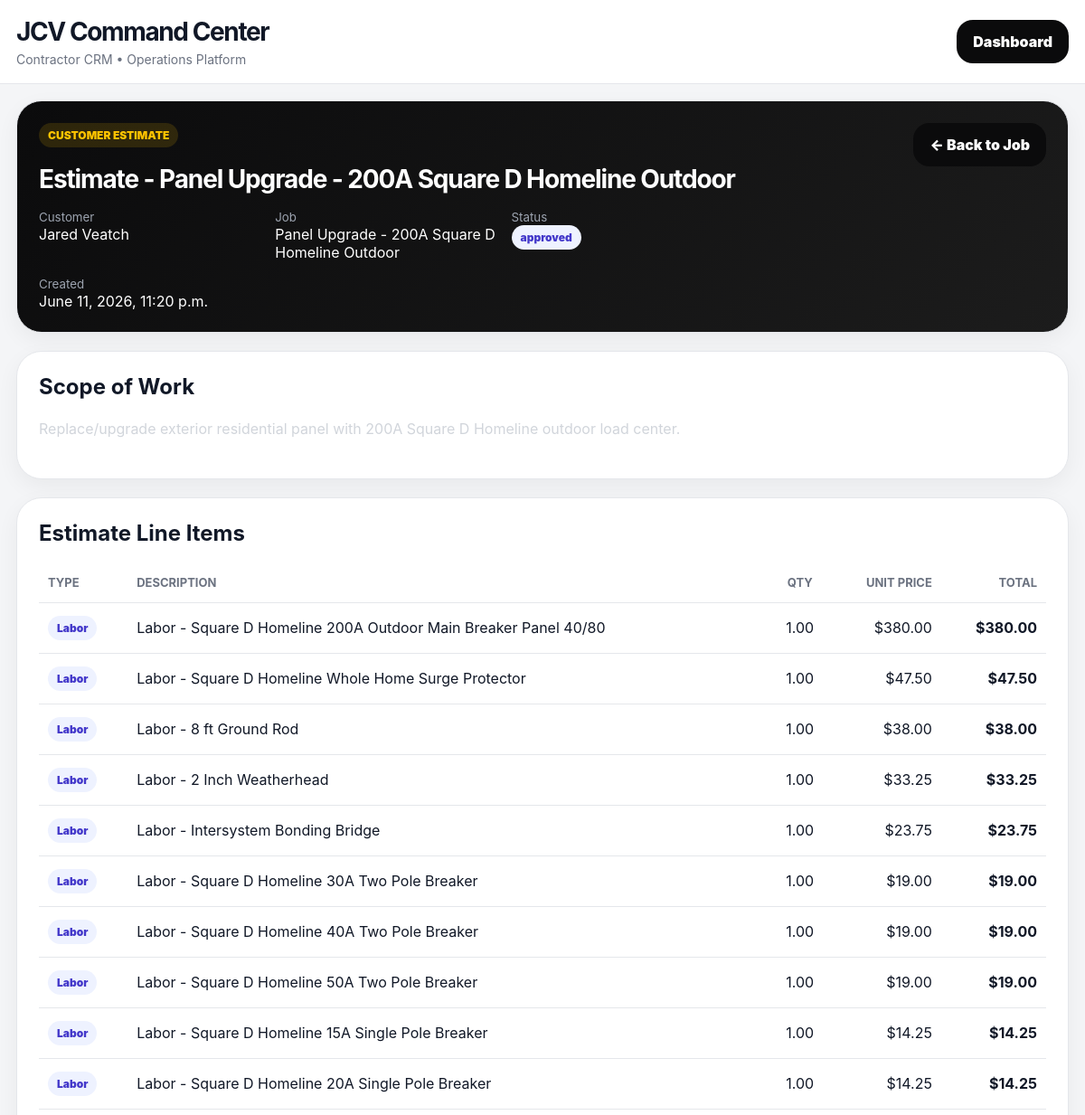
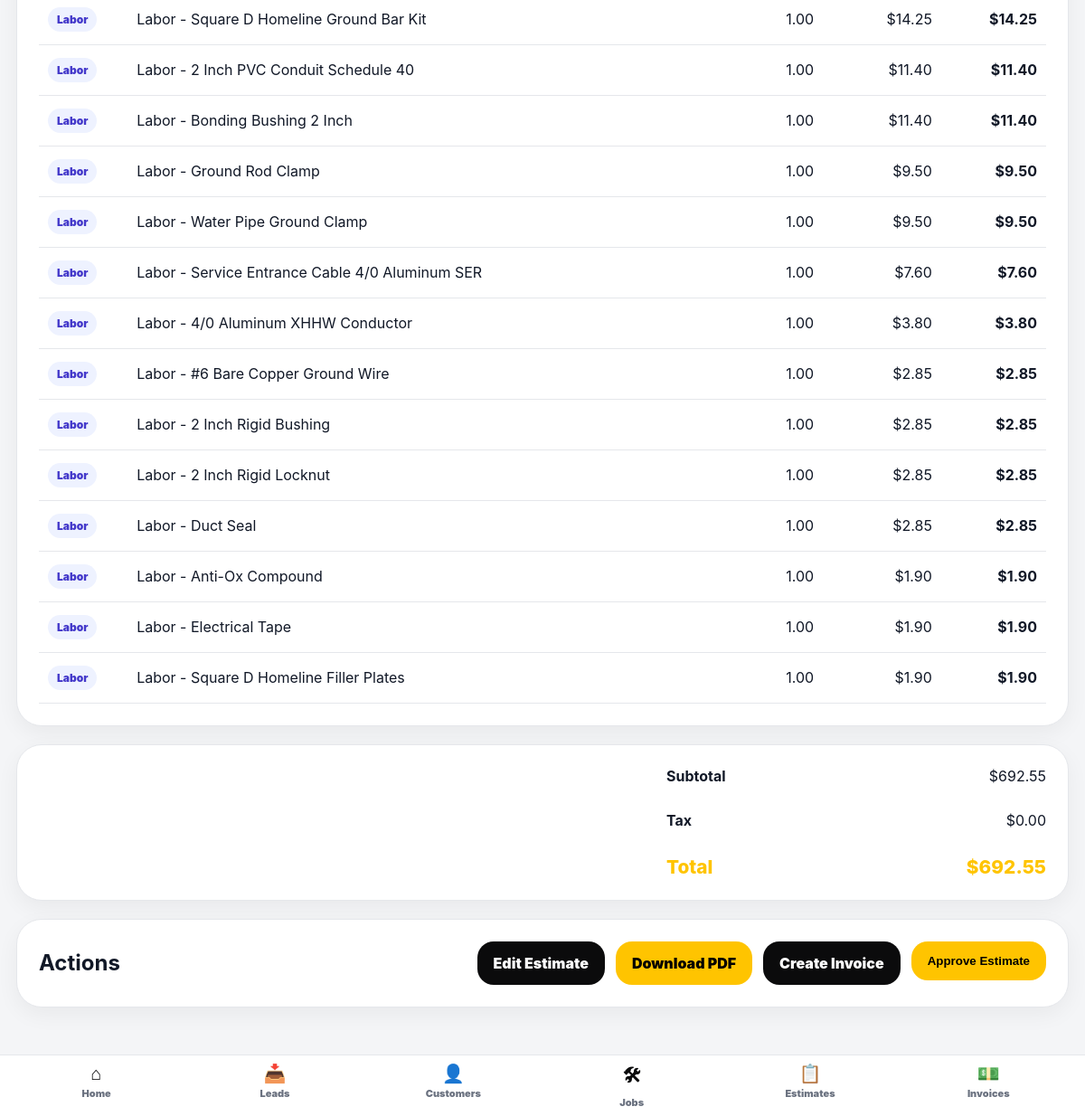
Page /estimates/2/ (signed in) on the committed database (2 pictures, top to bottom).
### core/models.py (models this page shows, shortened)
class Estimate(models.Model):
    STATUS_CHOICES = [
        ("draft", "Draft"),
        ("sent", "Sent"),
        ("approved", "Approved"),
        ("rejected", "Rejected"),
    ]
    job = models.ForeignKey(Job, on_delete=models.CASCADE, related_name="estimates")
    title = models.CharField(max_length=255)
    status = models.CharField(max_length=50, choices=STATUS_CHOICES, default="draft")
    scope_of_work = models.TextField(blank=True, null=True)
    exclusions = models.TextField(blank=True, null=True)
    terms = models.TextField(blank=True, null=True)
    subtotal = models.DecimalField(max_digits=10, decimal_places=2, default=0)
    tax = models.DecimalField(max_digits=10, decimal_places=2, default=0)
    total = models.DecimalField(max_digits=10, decimal_places=2, default=0)
    customer_signature_name = models.CharField(max_length=255, blank=True, null=True)
    signed_date = models.DateTimeField(blank=True, null=True)
    accepted_terms = models.BooleanField(default=False)
    created_at = models.DateTimeField(auto_now_add=True)
    class Meta:
        ordering = ["-created_at"]

class Job(models.Model):
    STATUS_CHOICES = [
        ("new", "New"),
        ("site_visit", "Site Visit"),
        ("estimate_needed", "Estimate Needed"),
        ("estimate_sent", "Estimate Sent"),
        ("approved", "Approved"),
        ("scheduled", "Scheduled"),
        ("in_progress", "In Progress"),
        ("waiting_parts", "Waiting on Parts"),
        ("completed", "Completed"),
        ("invoiced", "Invoiced"),
        ("paid", "Paid"),
        ("cancelled", "Cancelled"),
    ]
    PRIORITY_CHOICES = [
        ("low", "Low"),
        ("normal", "Normal"),
        ("high", "High"),
        ("urgent", "Urgent"),
    ]
    customer = models.ForeignKey(Customer, on_delete=models.CASCADE, related_name="jobs")
    template = models.ForeignKey(
        ServiceTemplate,
        on_delete=models.SET_NULL,
        blank=True,
        null=True,
        related_name="jobs",
    )
    title = models.CharField(max_length=255)
    status = models.CharField(max_length=50, choices=STATUS_CHOICES, default="new")
    priority = models.CharField(max_length=50, choices=PRIORITY_CHOICES, default="normal")
    assigned_to = models.CharField(max_length=255, blank=True, null=True)
    job_address = models.CharField(max_length=255, blank=True, null=True)
    description = models.TextField(blank=True, null=True)
    site_notes = models.TextField(blank=True, null=True)
    material_notes = models.TextField(blank=True, null=True)
    estimated_total_price = models.DecimalField(max_digits=10, decimal_places=2, default=0)
    scheduled_date = models.DateTimeField(blank=True, null=True)
    completed_at = models.DateTimeField(blank=True, null=True)
    created_at = models.DateTimeField(auto_now_add=True)
    class Meta:
        ordering = ["-created_at"]

class Customer(models.Model):
    CUSTOMER_TYPE_CHOICES = [
        ("residential", "Residential"),
        ("commercial", "Commercial"),
        ("industrial", "Industrial"),
    ]
    STATUS_CHOICES = [
        ("active", "Active"),
        ("inactive", "Inactive"),
        ("lead", "Lead"),
    ]
    name = models.CharField(max_length=255)
    company_name = models.CharField(max_length=255, blank=True, null=True)
    phone = models.CharField(max_length=50, blank=True, null=True)
    email = models.EmailField(blank=True, null=True)
    customer_type = models.CharField(
        max_length=50,
        choices=CUSTOMER_TYPE_CHOICES,
        default="residential",
    )
    status = models.CharField(
        max_length=50,
        choices=STATUS_CHOICES,
        default="active",
    )
    address = models.CharField(max_length=255, blank=True, null=True)
    city = models.CharField(max_length=100, blank=True, null=True)
    notes = models.TextField(blank=True, null=True)
    created_at = models.DateTimeField(auto_now_add=True)

class EstimateLineItem(models.Model):
    ITEM_TYPE_CHOICES = [
        ("material", "Material"),
        ("labor", "Labor"),
        ("service", "Service"),
        ("fee", "Fee"),
        ("discount", "Discount"),
    ]
    estimate = models.ForeignKey(Estimate, on_delete=models.CASCADE, related_name="line_items")
    item_type = models.CharField(max_length=50, choices=ITEM_TYPE_CHOICES, default="material")
    description = models.CharField(max_length=255)
    quantity = models.DecimalField(max_digits=10, decimal_places=2, default=1)
    unit_price = models.DecimalField(max_digits=10, decimal_places=2, default=0)
    total = models.DecimalField(max_digits=10, decimal_places=2, default=0)
    source_job_material = models.ForeignKey(
        JobMaterial,
        on_delete=models.SET_NULL,
        blank=True,
        null=True,
        related_name="estimate_line_items",
    )
    created_at = models.DateTimeField(auto_now_add=True)
    class Meta:
        verbose_name = "Estimate Line Item"
        verbose_name_plural = "Estimate Line Items"
        ordering = ["id"]

### core/estimate_views.py (the view)
@staff_member_required
def estimate_detail(request, estimate_id):
    estimate = get_object_or_404(Estimate, id=estimate_id)
    token = get_estimate_public_token(estimate)
    return render(request, "estimate_detail.html", {
        "estimate": estimate,
        "line_items": estimate.line_items.all().order_by("item_type", "-total", "description"),
        "public_estimate_url": build_absolute_url(request, f"/estimates/public/{token}/"),
        "public_token": token,
        **estimate_summary_totals(estimate),
    })

### core/estimate_views.py (called while the page is built)
def get_estimate_public_token(estimate):
    return signing.dumps(
        {"estimate_id": estimate.id},
        salt="jcv-estimate-approval",
    )

def build_absolute_url(request, path):
    return request.build_absolute_uri(path)

### core/templates/estimate_detail.html (shortened to what this page needs)
{% extends "base.html" %}
{% block content %}
<div class="card"
     style="
        background:linear-gradient(
            135deg,
            #0b0b0c 0%,
            #1c1c1c 100%
        );
        color:white;
     ">
    <div style="
        display:flex;
        justify-content:space-between;
        align-items:flex-start;
        gap:24px;
        flex-wrap:wrap;
    ">
        <div>
            <div class="badge"
                 style="
                    background:rgba(255,196,0,.14);
                    color:var(--gold);
                    margin-bottom:18px;
                 ">
                CUSTOMER ESTIMATE
            </div>
            <h1 class="section-title"
                style="
                    color:white;
                    margin-bottom:14px;
                ">
                {{ estimate.title }}
            </h1>
            <div style="
                display:grid;
                grid-template-columns:repeat(auto-fit,minmax(220px,1fr));
                gap:14px;
            ">
                <div>
                    <small style="color:#9ca3af;">
                        Customer
                    </small>
                    <div>
                        {{ estimate.job.customer.name }}
                    </div>
                </div>
                <div>
                    <small style="color:#9ca3af;">
                        Job
                    </small>
                    <div>
                        {{ estimate.job.title }}
                    </div>
                </div>
                <div>
                    <small style="color:#9ca3af;">
                        Status
                    </small>
                    <div>
                        <span class="badge">
                            {{ estimate.status }}
                        </span>
                    </div>
                </div>
                <div>
                    <small style="color:#9ca3af;">
                        Created
                    </small>
                    <div>
                        {{ estimate.created_at }}
                    </div>
                </div>
            </div>
        </div>
        <div style="
            display:flex;
            gap:10px;
            flex-wrap:wrap;
        ">
            <a class="btn"
               href="/jobs/{{ estimate.job.id }}/">
                ← Back to Job
            </a>
        </div>
    </div>
</div>
<div class="card">
    <div style="
        display:flex;
        justify-content:space-between;
        align-items:center;
        margin-bottom:18px;
        flex-wrap:wrap;
        gap:12px;
    ">
        <h2 style="margin:0;">
            Scope of Work
        </h2>
    </div>
    <div style="
        line-height:1.8;
        color:#d1d5db;
    ">
        {{ estimate.scope_of_work|linebreaks }}
    </div>
</div>
<div class="card">
    <div style="
        display:flex;
        justify-content:space-between;
        align-items:center;
        margin-bottom:18px;
        flex-wrap:wrap;
        gap:12px;
    ">
        <h2 style="margin:0;">
            Estimate Line Items
        </h2>
    </div>
    {% if line_items %}
    <div style="
        overflow-x:auto;
    ">
        <table style="
            width:100%;
            border-collapse:collapse;
        ">
            <thead>
                <tr style="
                    border-bottom:1px solid rgba(255,255,255,.08);
                ">
                    <th style="
                        text-align:left;
                        padding:14px 10px;
                    ">
                        Type
                    </th>
                    <th style="
                        text-align:left;
                        padding:14px 10px;
                    ">
                        Description
                    </th>
                    <th style="
                        text-align:center;
                        padding:14px 10px;
                    ">
                        Qty
                    </th>
                    <th style="
                        text-align:right;
                        padding:14px 10px;
                    ">
                        Unit Price
                    </th>
                    <th style="
                        text-align:right;
                        padding:14px 10px;
                    ">
                        Total
                    </th>
                </tr>
            </thead>
            <tbody>
                {% for item in line_items %}
                <tr style="
                    border-bottom:1px solid rgba(255,255,255,.06);
                ">
                    <td style="padding:14px 10px;">
                        {% if item.item_type == "material" %}
                            <span class="badge">
                                Material
                            </span>
                        {% elif item.item_type == "labor" %}
                            <span class="badge btn-gold">
                                Labor
                            </span>
                        {% else %}
                            <span class="badge">
                                {{ item.item_type }}
                            </span>
                        {% endif %}
                    </td>
                    <td style="
                        padding:14px 10px;
                        min-width:240px;
                    ">
                        {{ item.description }}
                    </td>
                    <td style="
                        padding:14px 10px;
                        text-align:center;
                    ">
                        {{ item.quantity }}
                    </td>
                    <td style="
                        padding:14px 10px;
                        text-align:right;
                    ">
                        ${{ item.unit_price }}
                    </td>
                    <td style="
                        padding:14px 10px;
                        text-align:right;
                        font-weight:700;
                    ">
                        ${{ item.total }}
                    </td>
                </tr>
                {% endfor %}
            </tbody>
        </table>
    </div>
    {% endif %}
</div>
<div class="card">
    <div style="
        display:flex;
        justify-content:flex-end;
    ">
        <div style="
            width:100%;
            max-width:420px;
        ">
            <div style="
                display:flex;
                justify-content:space-between;
                margin-bottom:14px;
                padding-bottom:14px;
                border-bottom:1px solid rgba(255,255,255,.08);
            ">
                <strong>
                    Subtotal
                </strong>
                <span>
                    ${{ estimate.subtotal }}
                </span>
            </div>
            <div style="
                display:flex;
                justify-content:space-between;
                margin-bottom:14px;
                padding-bottom:14px;
                border-bottom:1px solid rgba(255,255,255,.08);
            ">
                <strong>
                    Tax
                </strong>
                <span>
                    ${{ estimate.tax }}
                </span>
            </div>
            <div style="
                display:flex;
                justify-content:space-between;
                font-size:1.3rem;
                font-weight:800;
                color:var(--gold);
            ">
                <span>
                    Total
                </span>
                <span>
                    ${{ estimate.total }}
                </span>
            </div>
        </div>
    </div>
</div>
<div class="card">
    <div style="
        display:flex;
        justify-content:space-between;
        align-items:center;
        flex-wrap:wrap;
        gap:12px;
    ">
        <h2 style="margin:0;">
            Actions
        </h2>
        <div style="
            display:flex;
            gap:12px;
            flex-wrap:wrap;
        ">
            <a class="btn"
               href="/estimates/{{ estimate.id }}/edit/">
                Edit Estimate
            </a>
            <a class="btn btn-gold"
               href="/estimates/{{ estimate.id }}/pdf/">
                Download PDF
            </a>
            <a class="btn"
               href="/jobs/{{ estimate.job.id }}/create-invoice/">
                Create Invoice
            </a>
            <form method="post"
                  action="/estimates/{{ estimate.id }}/approve/"
                  style="margin:0;">
                <button class="btn btn-gold"
                        type="submit">
                    Approve Estimate
                </button>
            </form>
        </div>
    </div>
</div>
{% endblock %}

### core/templates/base.html (style rules this page uses)
:root { --bg: #f4f5f7; --card: #ffffff; --black: #0b0b0c; --gold: #ffc400; --text: #111827; --muted: #6b7280; --border: #e5e7eb; --green: #16a34a; --blue: #2563eb; --red: #dc2626; }
* { box-sizing: border-box; }
body { margin: 0; background: var(--bg); font-family: Inter, SF Pro Display, -apple-system, BlinkMacSystemFont, sans-serif; color: var(--text); }
.card { background: white; border: 1px solid var(--border); border-radius: 28px; padding: 24px; margin-bottom: 20px; box-shadow: 0 8px 24px rgba(0,0,0,.05); }
.section-title { margin: 0 0 20px; font-size: 28px; letter-spacing: -.04em; }
.btn { display: inline-flex; align-items: center; justify-content: center; background: var(--black); color: white; text-decoration: none; border: none; padding: 14px 18px; border-radius: 18px; font-weight: 900; cursor: pointer; }
.btn-gold { background: var(--gold); color: black; }
table { width: 100%; border-collapse: collapse; }
th, td { padding: 14px; border-bottom: 1px solid var(--border); text-align: left; }
th { color: var(--muted); font-size: 13px; text-transform: uppercase; }
.badge { display: inline-block; padding: 6px 10px; border-radius: 999px; font-size: 12px; font-weight: 900; background: #eef2ff; color: #4338ca; }

### rows in the picture
Estimate: title "Estimate - Panel Upgrade - 200A Square D Homeline Outdoor", job.customer.name "Jared Veatch", job "Panel Upgrade - 200A Square D Homeline Outdoor", status "approved", created_at "June 11, 2026, 11:20 p.m.", scope_of_work "Replace/upgrade exterior residential panel with 200A Square D Homeline outdoor load center.", subtotal "692.55", tax "0.00", total "692.55"
EstimateLineItem: item_type "Labor", description "Labor - Square D Homeline 200A Outdoor Main Breaker Panel 40/80", quantity "1.00", unit_price "380.00", total "380.00"
EstimateLineItem: item_type "Labor", description "Labor - Square D Homeline Whole Home Surge Protector", quantity "1.00", unit_price "47.50", total "47.50"
EstimateLineItem: item_type "Labor", description "Labor - 8 ft Ground Rod", quantity "1.00", unit_price "38.00", total "38.00"
EstimateLineItem: item_type "Labor", description "Labor - 2 Inch Weatherhead", quantity "1.00", unit_price "33.25", total "33.25"
EstimateLineItem: item_type "Labor", description "Labor - Intersystem Bonding Bridge", quantity "1.00", unit_price "23.75", total "23.75"
EstimateLineItem: item_type "Labor", description "Labor - Square D Homeline 30A Two Pole Breaker", quantity "1.00", unit_price "19.00", total "19.00"
EstimateLineItem: item_type "Labor", description "Labor - Square D Homeline 40A Two Pole Breaker", quantity "1.00", unit_price "19.00", total "19.00"
EstimateLineItem: item_type "Labor", description "Labor - Square D Homeline 50A Two Pole Breaker", quantity "1.00", unit_price "19.00", total "19.00"
EstimateLineItem: item_type "Labor", description "Labor - Square D Homeline 15A Single Pole Breaker", quantity "1.00", unit_price "14.25", total "14.25"
EstimateLineItem: item_type "Labor", description "Labor - Square D Homeline 20A Single Pole Breaker", quantity "1.00", unit_price "14.25", total "14.25"
EstimateLineItem: item_type "Labor", description "Labor - Square D Homeline Ground Bar Kit", quantity "1.00", unit_price "14.25", total "14.25"
EstimateLineItem: item_type "Labor", description "Labor - 2 Inch PVC Conduit Schedule 40", quantity "1.00", unit_price "11.40", total "11.40"
EstimateLineItem: item_type "Labor", description "Labor - Bonding Bushing 2 Inch", quantity "1.00", unit_price "11.40", total "11.40"
EstimateLineItem: item_type "Labor", description "Labor - Ground Rod Clamp", quantity "1.00", unit_price "9.50", total "9.50"
EstimateLineItem: item_type "Labor", description "Labor - Water Pipe Ground Clamp", quantity "1.00", unit_price "9.50", total "9.50"
EstimateLineItem: item_type "Labor", description "Labor - Service Entrance Cable 4/0 Aluminum SER", quantity "1.00", unit_price "7.60", total "7.60"
EstimateLineItem: item_type "Labor", description "Labor - 4/0 Aluminum XHHW Conductor", quantity "1.00", unit_price "3.80", total "3.80"
EstimateLineItem: item_type "Labor", description "Labor - #6 Bare Copper Ground Wire", quantity "1.00", unit_price "2.85", total "2.85"
EstimateLineItem: item_type "Labor", description "Labor - 2 Inch Rigid Bushing", quantity "1.00", unit_price "2.85", total "2.85"
EstimateLineItem: item_type "Labor", description "Labor - 2 Inch Rigid Locknut", quantity "1.00", unit_price "2.85", total "2.85"
EstimateLineItem: item_type "Labor", description "Labor - Duct Seal", quantity "1.00", unit_price "2.85", total "2.85"
EstimateLineItem: item_type "Labor", description "Labor - Anti-Ox Compound", quantity "1.00", unit_price "1.90", total "1.90"
EstimateLineItem: item_type "Labor", description "Labor - Electrical Tape", quantity "1.00", unit_price "1.90", total "1.90"
EstimateLineItem: item_type "Labor", description "Labor - Square D Homeline Filler Plates", quantity "1.00", unit_price "1.90", total "1.90"
